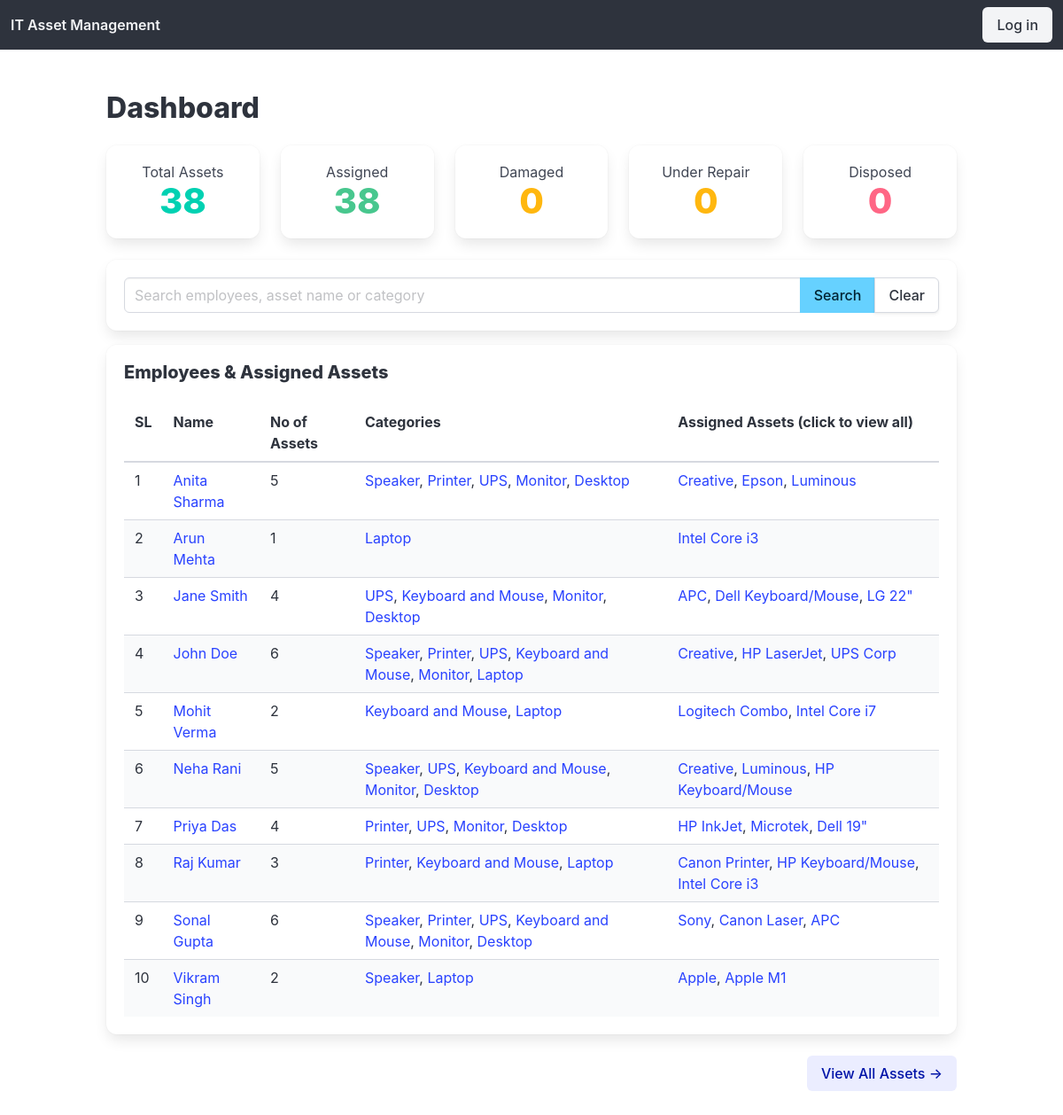
The page / on the database its author committed.
### assets/models.py (models this page shows, shortened)
class AssetType(models.Model):
    name = models.CharField(max_length=100, unique=True)
    category = models.CharField(max_length=100, blank=True, null=True)
    class Meta:
        verbose_name_plural = "Asset Types"

class Asset(models.Model):
    asset_tag = models.UUIDField(default=uuid.uuid4, editable=False, unique=True)
    type = models.ForeignKey(AssetType, on_delete=models.CASCADE, related_name="assets")
    make_model = models.CharField(max_length=200)
    serial_number = models.CharField(max_length=100, blank=True, null=True)
    year_of_purchase = models.PositiveIntegerField()
    ram = models.CharField(max_length=100, blank=True, null=True)
    hdd = models.CharField(max_length=100, blank=True, null=True)
    ssd = models.CharField(max_length=100, blank=True, null=True)
    os = models.CharField(max_length=100, blank=True, null=True)
    condition = models.CharField(
        max_length=20, choices=CONDITION_CHOICES, default="working"
    )
    remarks = models.TextField(blank=True, null=True)
    is_active = models.BooleanField(default=True)
    alloted_to = models.ForeignKey(
        Employee,
        on_delete=models.SET_NULL,
        null=True,
        blank=True,
        related_name="assets",
    )
    created_at = models.DateTimeField(auto_now_add=True)
    class Meta:
        ordering = ["-created_at"]

### assets/views/dashboard.py (the view)
# urls.py: path("", dashboard, name="dashboard"),
def dashboard(request):
    q = request.GET.get("q", "").strip()
    total_assets = Asset.objects.count() or 0
    assigned_assets = Asset.objects.filter(alloted_to__isnull=False).count() or 0
    damaged_assets = Asset.objects.filter(condition__iexact="damaged").count() or 0
    under_repair = Asset.objects.filter(condition__icontains="repair").count() or 0
    disposed_assets = Asset.objects.filter(condition__icontains="disposed").count() or 0
    recent_history = AssetHistory.objects.select_related("asset", "employee").order_by(
        "-timestamp"
    )[:5]
    base_asset_qs = Asset.objects.select_related("type", "alloted_to").all()
    if q:
        base_asset_qs = base_asset_qs.filter(
            Q(make_model__icontains=q)
            | Q(serial_number__icontains=q)
            | Q(type__name__icontains=q)
        )
    asset_emp_ids = list(
        base_asset_qs.values_list("alloted_to_id", flat=True).distinct()
    )
    employees_qs = Employee.objects.all()
    if q:
        employees_qs = employees_qs.filter(
            Q(pk__in=[i for i in asset_emp_ids if i])  # filter out None
            | Q(first_name__icontains=q)
            | Q(last_name__icontains=q)
        ).distinct()
    accessor = Asset._meta.get_field("alloted_to").remote_field.get_accessor_name()
    employees_qs = employees_qs.prefetch_related(
        Prefetch(accessor, queryset=Asset.objects.select_related("type"))
    )
    employees_data = []
    for idx, emp in enumerate(employees_qs, start=1):
        assigned_assets_manager = getattr(emp, accessor, None)
        assigned_assets_qs = (
            list(assigned_assets_manager.all()) if assigned_assets_manager else []
        )
        asset_count = len(assigned_assets_qs)
        damaged_count = 0
        repair_count = 0
        disposed_count = 0
        for a in assigned_assets_qs:
            cond = (a.condition or "").lower()
            if cond == "damaged":
                damaged_count += 1
            elif "repair" in cond:
                repair_count += 1
            elif "disposed" in cond:
                disposed_count += 1
        sample_assets = [a.make_model or "-" for a in assigned_assets_qs[:3]]
        categories = []
        seen = set()
        for a in assigned_assets_qs:
            t = getattr(a, "type", None)
            if t and t.id not in seen:
                seen.add(t.id)
                categories.append({"id": t.id, "name": t.name or "-"})
        employees_data.append(
            {
                "sl": idx,
                "id": emp.id,
                "name": f"{emp.first_name or ''} {emp.last_name or ''}".strip() or "-",
                "asset_count": asset_count,
                "sample_assets": sample_assets,
                "categories": categories,
                "damaged_count": damaged_count,
                "repair_count": repair_count,
                "disposed_count": disposed_count,
            }
        )
    context = {
        "total_assets": total_assets,
        "assigned_assets": assigned_assets,
        "damaged_assets": damaged_assets,
        "under_repair": under_repair,
        "disposed_assets": disposed_assets,
        "recent_history": recent_history,
        "employees_data": employees_data,
        "q": q,
    }
    return render(request, "assets/dashboard.html", context)

### common/current_user.py (called while the page is built)
def set_current_user(user):
    _local.user = user

def clear_current_user():
    if hasattr(_local, "user"):
        del _local.user

    def __call__(self, request):
        set_current_user(getattr(request, "user", None))
        response = self.get_response(request)
        clear_current_user()
        return response

### assets/templates/assets/dashboard.html
{% extends "base.html" %}
{% block content %}
<h2 class="title is-3 mb-5">Dashboard</h2>
<div class="columns is-multiline">
    <div class="column is-one-fifth">
        <a href="{% url 'asset_list' %}" class="box has-text-centered is-block stat-card" data-filter="all" style="color:inherit">
            <h3 class="subtitle is-6">Total Assets</h3>
            <p class="title is-2 has-text-primary">{{ total_assets|default:0 }}</p>
        </a>
    </div>
    <div class="column is-one-fifth">
        <a href="{% url 'asset_list' %}?assigned=true" class="box has-text-centered is-block stat-card" data-filter="assigned" data-assigned="true" style="color:inherit">
            <h3 class="subtitle is-6">Assigned</h3>
            <p class="title is-2 has-text-success">{{ assigned_assets|default:0 }}</p>
        </a>
    </div>
    <div class="column is-one-fifth">
        <a href="{% url 'asset_list' %}?status=damaged" class="box has-text-centered is-block stat-card" data-filter="damaged" data-status="damaged" style="color:inherit">
            <h3 class="subtitle is-6">Damaged</h3>
            <p class="title is-2 has-text-warning">{{ damaged_assets|default:0 }}</p>
        </a>
    </div>
    <div class="column is-one-fifth">
        <a href="{% url 'asset_list' %}?status=repair" class="box has-text-centered is-block stat-card" data-filter="repair" data-status="repair" style="color:inherit">
            <h3 class="subtitle is-6">Under Repair</h3>
            <p class="title is-2 has-text-warning">{{ under_repair|default:0 }}</p>
        </a>
    </div>
    <div class="column is-one-fifth">
        <a href="{% url 'asset_list' %}?status=disposed" class="box has-text-centered is-block stat-card" data-filter="disposed" data-status="disposed" style="color:inherit">
            <h3 class="subtitle is-6">Disposed</h3>
            <p class="title is-2 has-text-danger">{{ disposed_assets|default:0 }}</p>
        </a>
    </div>
</div>
<div class="box mb-4">
  <form method="get" class="field has-addons">
    <div class="control is-expanded">
      <input class="input" type="text" name="q" placeholder="Search employees, asset name or category" value="{{ q }}">
    </div>
    <div class="control">
      <button type="submit" class="button is-info">Search</button>
    </div>
    <div class="control">
      <a href="{% url 'dashboard' %}" class="button">Clear</a>
    </div>
  </form>
</div>
<div class="box mt-1">
  <h3 class="title is-5">Employees & Assigned Assets</h3>
  <table class="table is-fullwidth is-striped">
    <thead>
      <tr>
        <th>SL</th>
        <th>Name</th>
        <th>No of Assets</th>
        <th>Categories</th>
        <th>Assigned Assets (click to view all)</th>
      </tr>
    </thead>
    <tbody>
      {% for emp in employees_data %}
      <tr>
        <td>{{ emp.sl }}</td>
        <td>
          <a href="{% url 'asset_list' %}?assigned={{ emp.id }}">{{ emp.name }}</a>
        </td>
        <td>{{ emp.asset_count|default:0 }}</td>
        <td>
          {% if emp.categories %}
            {% for cat in emp.categories %}
              <a href="{% url 'asset_list' %}?assigned={{ emp.id }}&type={{ cat.id }}">{{ cat.name }}</a>{% if not forloop.last %}, {% endif %}
            {% endfor %}
          {% else %}
            -
          {% endif %}
        </td>
        <td>
          {% if emp.sample_assets %}
            {% for name in emp.sample_assets %}
              <a href="{% url 'asset_list' %}?assigned={{ emp.id }}">{{ name }}</a>{% if not forloop.last %}, {% endif %}
            {% endfor %}
          {% else %}
            -
          {% endif %}
        </td>
      </tr>
      {% empty %}
      <tr>
        <td colspan="5" class="has-text-centered has-text-grey-light">No employees found.</td>
      </tr>
      {% endfor %}
    </tbody>
  </table>
</div>
<div class="has-text-right">
    <a href="{% url 'asset_list' %}" class="button is-link is-light">
        View All Assets →
    </a>
</div>
{% endblock %}

### assets/templates/base.html (shortened to what this page needs)
<!DOCTYPE html>
<html lang="en">
<head>
    <link rel="stylesheet" href="https://cdn.jsdelivr.net/npm/bulma@1.0.0/css/bulma.min.css">
</head>
<body>
    <nav class="navbar is-dark" role="navigation" aria-label="main navigation">
        <div class="navbar-brand">
            <a class="navbar-item" href="{% url 'dashboard' %}">
                <strong>IT Asset Management</strong>
            </a>
        </div>
        <div id="navbarMenu" class="navbar-menu">
            <div class="navbar-end">
                <div class="navbar-item">
                    <div class="buttons">
                        {% if user.is_authenticated %}
                            <form method="post" action="{% url 'logout' %}">
                                {% csrf_token %}
                                <button type="submit" class="button is-light">
                                    Log out
                                </button>
                            </form>
                        {% else %}
                            <a class="button is-light" href="{% url 'login' %}">
                                Log in
                            </a>
                        {% endif %}
                    </div>
                </div>
            </div>
        </div>
    </nav>
    <section class="section">
        <div class="container">
            {% block content %}{% endblock %}
        </div>
    </section>
</body>
</html>

### rows shown on the page
AssetType: name "Speaker" "Speaker" "Speaker" "Speaker" "Speaker"
AssetType: name "Printer" "Printer" "Printer" "Printer" "Printer"
AssetType: name "UPS" "UPS" "UPS" "UPS" "UPS" "UPS"
AssetType: name "Monitor" "Monitor" "Monitor" "Monitor" "Monitor" "Monitor"
AssetType: name "Desktop" "Desktop" "Desktop" "Desktop" "Desktop"
Asset: sample_assets "Creative"
Asset: sample_assets "Epson"
Asset: sample_assets "Luminous"
AssetType: name "Laptop" "Laptop" "Laptop" "Laptop" "Laptop"
Asset: sample_assets "Intel Core i3"
AssetType: name "Keyboard and Mouse" "Keyboard and Mouse" "Keyboard and Mouse" "Keyboard and Mouse" "Keyboard and Mouse" "Keyboard and Mouse"
Asset: sample_assets "APC"
Asset: sample_assets "Dell Keyboard/Mouse"
Asset: sample_assets "LG 22\""
Asset: sample_assets "Creative"
Asset: sample_assets "HP LaserJet"
Asset: sample_assets "UPS Corp"
Asset: sample_assets "Logitech Combo"
Asset: sample_assets "Intel Core i7"
Asset: sample_assets "Creative"
Asset: sample_assets "Luminous"
Asset: sample_assets "HP Keyboard/Mouse"
Asset: sample_assets "HP InkJet"
Asset: sample_assets "Microtek"
Asset: sample_assets "Dell 19\""
Asset: sample_assets "Canon Printer"
Asset: sample_assets "HP Keyboard/Mouse"
Asset: sample_assets "Intel Core i3"
Asset: sample_assets "Sony"
Asset: sample_assets "Canon Laser"
Asset: sample_assets "APC"
Asset: sample_assets "Apple"
Asset: sample_assets "Apple M1"

### other values the page prints
{{ total_assets|default:0 }} "38"
{{ assigned_assets|default:0 }} "38"
{{ damaged_assets|default:0 }} "0"
{{ under_repair|default:0 }} "0"
{{ disposed_assets|default:0 }} "0"
{{ emp.sl }} "1" "2" "3" "4" "5" "6" "7" "8" "9" "10"
{{ emp.name }} "Anita Sharma" "Arun Mehta" "Jane Smith" "John Doe" "Mohit Verma" "Neha Rani" "Priya Das" "Raj Kumar" "Sonal Gupta" "Vikram Singh"
{{ emp.asset_count|default:0 }} "5" "1" "4" "6" "2" "5" "4" "3" "6" "2"
